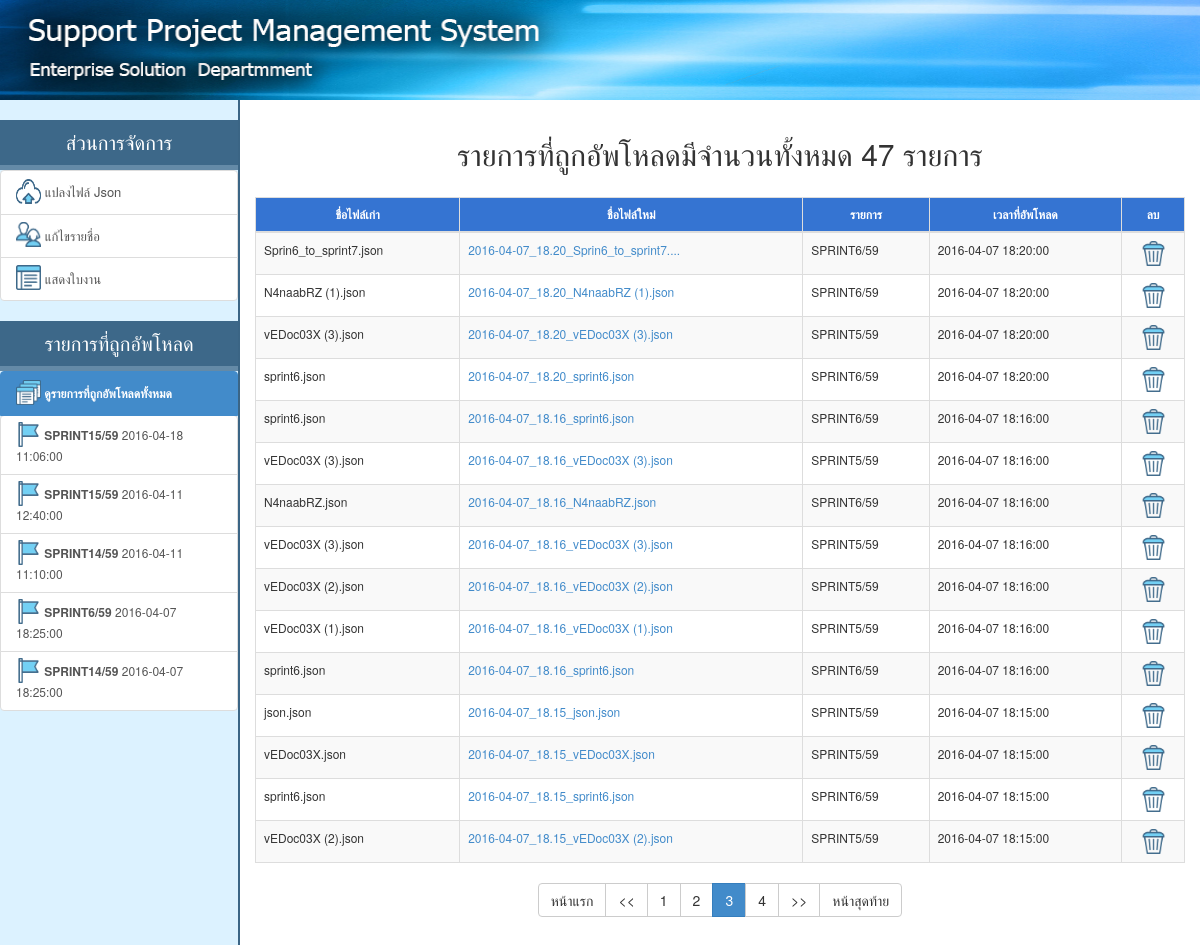
Page /index.php?file=detail&file_id=total&page_id=3 on the committed database.
### tables this page shows
CREATE TABLE IF NOT EXISTS `history` (
  `file_id` int(5) unsigned zerofill NOT NULL AUTO_INCREMENT,
  `file_original` varchar(250) DEFAULT NULL,
  `file_json` varchar(250) DEFAULT NULL,
  `name` varchar(250) DEFAULT NULL,
  `date_upload` datetime DEFAULT NULL,
  `file_lastview` datetime DEFAULT NULL,
  PRIMARY KEY (`file_id`)
);

### include/function.php (called while the page is built, shortened)
<?php
function get_file($file){
	include("include/".$file.".php");
}
?>

### index.php (the view, shortened to what this page needs)
<?php
	include("include/function.php");
	$file=empty($_GET['file'])?"":$_GET['file'];
?>
<!DOCTYPE html>
<html>
<head>
 <link rel="stylesheet" type="text/css" href="css/bootstrap.css">
 <link rel="stylesheet" type="text/css" href="css/mystyle.css">
  <link rel="stylesheet" type="text/css" href="js/jquery-ui.css">
</head>
<body onload='select_team()'>
<div class="header" >
</div>
<div class="menu">
    <br>
<?php
    $active_covert = empty($_GET['file'])?"active":"";
    if(!empty($_GET['file'])){
        $active_editmember = ($_GET['file']=="edit_member")?"active":"";
        $active_editmember = ($_GET['file']=="edit_member")?"active":"";
        $active_listworksheet = ($_GET['file']=="list_worksheet")?"active":"";
        $active_card_total = ($_GET['file']=="detail" AND $_GET['file_id']=="total")?"active":"";
    }
?>
	<center><div class="head_menu">ส่วนการจัดการ<div></center>
	<div class="list-group">
	<a href="index.php" class="list-group-item <?php echo "$active_covert";  ?>"><font size='2'><img src='img/upload.png' width="25" height="25" style='margin-top:-5px'> แปลงไฟล์ Json </a></font>
	<a href="index.php?file=edit_member" class="list-group-item <?php echo "$active_editmember";  ?>"><img src='img/people.png' width="25" height="25" style='margin-top:-5px'><font size='2'> แก้ไขรายชื่อ</a></font>
	<a href="index.php?file=list_worksheet" class="list-group-item <?php echo "$active_listworksheet";  ?>"><img src='img/multimedia.png' width="25" height="25" style='margin-top:-5px'><font size='2'> แสดงใบงาน</a></font>
	</div>
	<center><div class="head_menu">รายการที่ถูกอัพโหลด</div></center>
	<div class="list-group">
	  <a href="index.php?file=detail&file_id=total" class="list-group-item <?php echo "$active_card_total";  ?>">
	    <b><font style='font-size:12px'><img src='img/multimedia_2.png' width='25' height='25' style='margin-top:-5px'> ดูรายการที่ถูกอัพโหลดทั้งหมด</b>
	  </a>
<?php
	$history=mysql_query("SELECT * FROM history ORDER BY file_id DESC LIMIT 5")or die(mysql_error());
	while(list($file_id,$file_original,$file_json,$name,$date_upload)=mysql_fetch_row($history)){
        if(!empty($_GET['file_id'])){
            $active_card = ($_GET['file']=="detail" AND $_GET['file_id']==$file_id)?"active":"";
        }else{
            $active_card="";
        }
		echo"<a href='index.php?file=detail&file_id=$file_id&title=$name' class='list-group-item $active_card'><font style='font-size:12px'><img src='img/flag.png' width='25' height='25' style='margin-top:-5px'> <b>$name</b> $date_upload</font></a>";
	}
?>
	</div>
</div>
<div class="main">
<?php
	if(empty($_GET['file'])){
	   include("include/add_json.php");
	}else{
		get_file($file);
	}
?>
</div>
</body>
</html>

### include/detail.php (shortened to what this page needs)
<?php
if($_GET['file_id']=="total"){
	$count = mysql_query("SELECT file_id FROM history ")or die(mysql_error());
	$number=mysql_num_rows($count);
	if($number==0){
		echo "<center><h2>ยังไม่มีรายการที่ถูกอัพโหลด</h2></center>";
	}else{
		echo "<div class='container-fluid'>";
			echo "<table class='table table-bordered table-striped table-hover' cellpadding='10' align='center' >";
			echo "<thead style='color:#444'><th ><center>ชื่อไฟล์เก่า</th><th><center>ชื่อไฟล์ใหม่</th><th><center>รายการ</th><th><center>เวลาที่อัพโหลด</th><th><center>ลบ</th></thead>";
			echo "<tbody>";
			$page_history=mysql_query("SELECT * FROM history ORDER BY file_id DESC")or die(mysql_error());
			$count = mysql_num_rows($page_history);
			$total_page = ceil($count/15);
			if(empty($_GET['page_id'])){
				$page_id=1;
				$start_record=0;
			}else{
				$page_id=$_GET['page_id'];
				$start_record=($page_id-1)*15;
			}
			echo "<br><center><h2>รายการที่ถูกอัพโหลดมีจำนวนทั้งหมด $count รายการ</h2></center><br>";
			$history=mysql_query("SELECT * FROM history ORDER BY file_id DESC LIMIT $start_record,15")or die(mysql_error());
			while(list($file_id,$file_original,$file_json,$name,$date_upload)=mysql_fetch_row($history)){
				$number_file_json = strlen($file_json);
				if($number_file_json>35){
					$file_json = substr_replace($file_json,"...",35);
				}
				echo"<tr><td>$file_original</td><td><a href='index.php?file=detail&file_id=$file_id&title=$name'>$file_json</td><td>$name</a></td><td>$date_upload</td><td><center><a href='index.php?file=delete_json&file_id=$file_id' onclick='return confirm(\"คุณต้องการที่จะลบข้อมูลใช่หรือไม่\")'><img src='img/can.png' width='25' height='25'></a></center></td></tr>";
			}
			echo "</tbody>";
			echo "</table>";
			echo "<center>";
			echo "<div class='btn-group' role='group' >";
				echo "<a href='index.php?file=detail&file_id=total&page_id=1' type='button' class='btn btn-default'>หน้าแรก</a>";
				if($page_id!=1){
					$back=$page_id-1;
				}else{
					$back=1;
				}
				echo "<a href='index.php?file=detail&file_id=total&page_id=$back' type='button' class='btn btn-default'><<</a>";
			for($i=1;$i<=$total_page;$i++){
				if($page_id==$i){
					echo "<a href='index.php?file=detail&file_id=total&page_id=$i' type='button' class='btn btn-primary'>$i</a>";
				}else{
					echo "<a href='index.php?file=detail&file_id=total&page_id=$i' type='button' class='btn btn-default'>$i</a>";
				}
			}
				if($page_id!=$total_page){
					$next=$page_id+1;
				}else{
					$next=$total_page;
				}
				echo "<a href='index.php?file=detail&file_id=total&page_id=$next' type='button' class='btn btn-default'>>></a>";
				echo "<a href='index.php?file=detail&file_id=total&page_id=$total_page' type='button' class='btn btn-default'>หน้าสุดท้าย</a>";
			echo "</div>";
			echo "</center>";
		echo "</div>";
		}
		echo "<br><br><br>";
}
?>

### css/mystyle.css (style rules this page uses)
body { background: #fff; }
.header { width: 100%; height:100px; background-image: url("../img/header.jpg"); background-size:100% 100%; margin: 0px; position: absolute; z-index: 2; }
.head_menu { background: #3d6889; width: 100%; height:50px; padding: 8px; font-size:20px; font-weight: 200; color:white ; z-index: 3; border-bottom: 5px solid #648aa7; }
.menu { height: 115%; width: 20%; float: left; position: absolute; background: #dcf2ff; padding-top: 100px; border-right:#3b6585 solid 2px; }
.main { width: 80%; float: right; padding-top:100px; }

### rows in the picture
history: name "SPRINT15/59", date_upload "2016-04-18 11:06:00"
history: name "SPRINT15/59", date_upload "2016-04-11 12:40:00"
history: name "SPRINT14/59", date_upload "2016-04-11 11:10:00"
history: name "SPRINT6/59", date_upload "2016-04-07 18:25:00"
history: name "SPRINT14/59", date_upload "2016-04-07 18:25:00"
history: file_original "Sprin6_to_sprint7.json", file_json "2016-04-07_18.20_Sprin6_to_sprint7....", name "SPRINT6/59", date_upload "2016-04-07 18:20:00"
history: file_original "N4naabRZ (1).json", file_json "2016-04-07_18.20_N4naabRZ (1).json", name "SPRINT6/59", date_upload "2016-04-07 18:20:00"
history: file_original "vEDoc03X (3).json", file_json "2016-04-07_18.20_vEDoc03X (3).json", name "SPRINT5/59", date_upload "2016-04-07 18:20:00"
history: file_original "sprint6.json", file_json "2016-04-07_18.20_sprint6.json", name "SPRINT6/59", date_upload "2016-04-07 18:20:00"
history: file_original "sprint6.json", file_json "2016-04-07_18.16_sprint6.json", name "SPRINT6/59", date_upload "2016-04-07 18:16:00"
history: file_original "vEDoc03X (3).json", file_json "2016-04-07_18.16_vEDoc03X (3).json", name "SPRINT5/59", date_upload "2016-04-07 18:16:00"
history: file_original "N4naabRZ.json", file_json "2016-04-07_18.16_N4naabRZ.json", name "SPRINT6/59", date_upload "2016-04-07 18:16:00"
history: file_original "vEDoc03X (3).json", file_json "2016-04-07_18.16_vEDoc03X (3).json", name "SPRINT5/59", date_upload "2016-04-07 18:16:00"
history: file_original "vEDoc03X (2).json", file_json "2016-04-07_18.16_vEDoc03X (2).json", name "SPRINT5/59", date_upload "2016-04-07 18:16:00"
history: file_original "vEDoc03X (1).json", file_json "2016-04-07_18.16_vEDoc03X (1).json", name "SPRINT5/59", date_upload "2016-04-07 18:16:00"
history: file_original "sprint6.json", file_json "2016-04-07_18.16_sprint6.json", name "SPRINT6/59", date_upload "2016-04-07 18:16:00"
history: file_original "json.json", file_json "2016-04-07_18.15_json.json", name "SPRINT5/59", date_upload "2016-04-07 18:15:00"
history: file_original "vEDoc03X.json", file_json "2016-04-07_18.15_vEDoc03X.json", name "SPRINT5/59", date_upload "2016-04-07 18:15:00"
history: file_original "sprint6.json", file_json "2016-04-07_18.15_sprint6.json", name "SPRINT6/59", date_upload "2016-04-07 18:15:00"
history: file_original "vEDoc03X (2).json", file_json "2016-04-07_18.15_vEDoc03X (2).json", name "SPRINT5/59", date_upload "2016-04-07 18:15:00"

### other values in the picture
$count "47"
